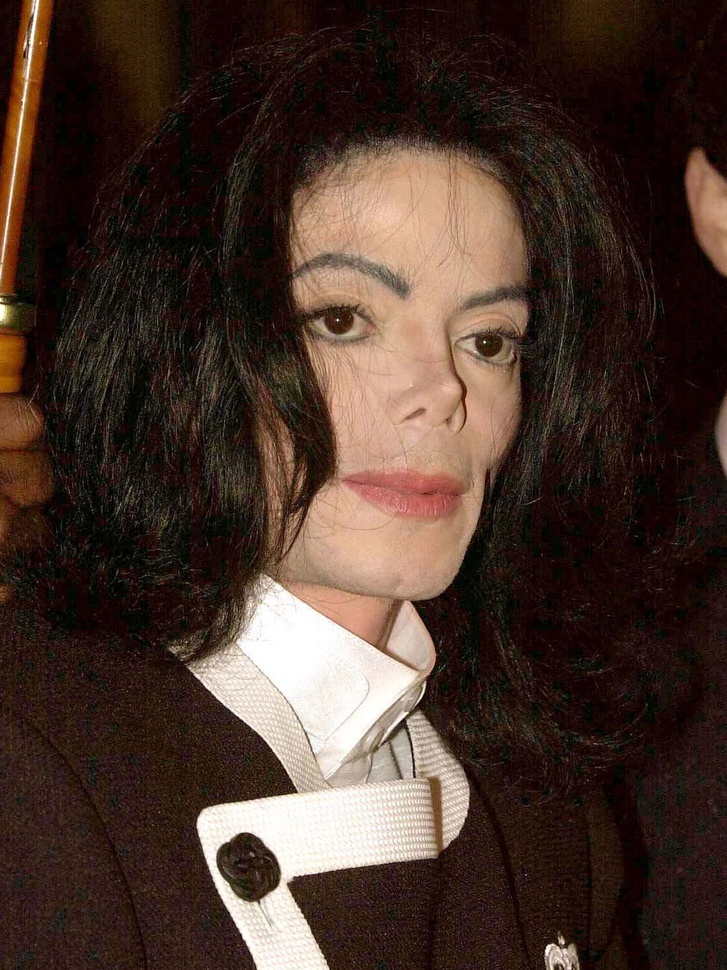
#> input picture images/michel.jpg, 727 x 970 px, shrunk from 1200 x 1600 before the run, found by its file name
$ python michel.py
#> lines starting #> are read from the running program, lines starting #| are printed output that depends on the picture
from PIL import Image
from math import sqrt

img_base = Image.open("images/michel.jpg")
#> img_base is the input picture: PIL image 727x970 RGB; mean R, G, B 71.7, 52.6, 43.7
pixels_base = img_base.load()
width = img_base.size[0]
#> width = 727
height = img_base.size[1]
#> height = 970

img_new = Image.new(img_base.mode, img_base.size)
#> img_new: PIL image 727x970 RGB; every value is 0
pixels_new = img_new.load()


for x in range(width):
    for y in range(height):
        if (
            pixels_base[x, y][0] > 100
            and pixels_base[x, y][1] > 100
            and pixels_base[x, y][1] > 100
        ):
            pixels_new[x, y] = (
                int(pixels_base[x, y][0] - 100),
                int(pixels_base[x, y][1] - 100),
                int(pixels_base[x, y][2] - 100),
            )
        else:
            pixels_new[x, y] = (
                int(pixels_base[x, y][0]),
                int(pixels_base[x, y][1]),
                int(pixels_base[x, y][2]),
            )

img_new.save("images/michel-b.png")
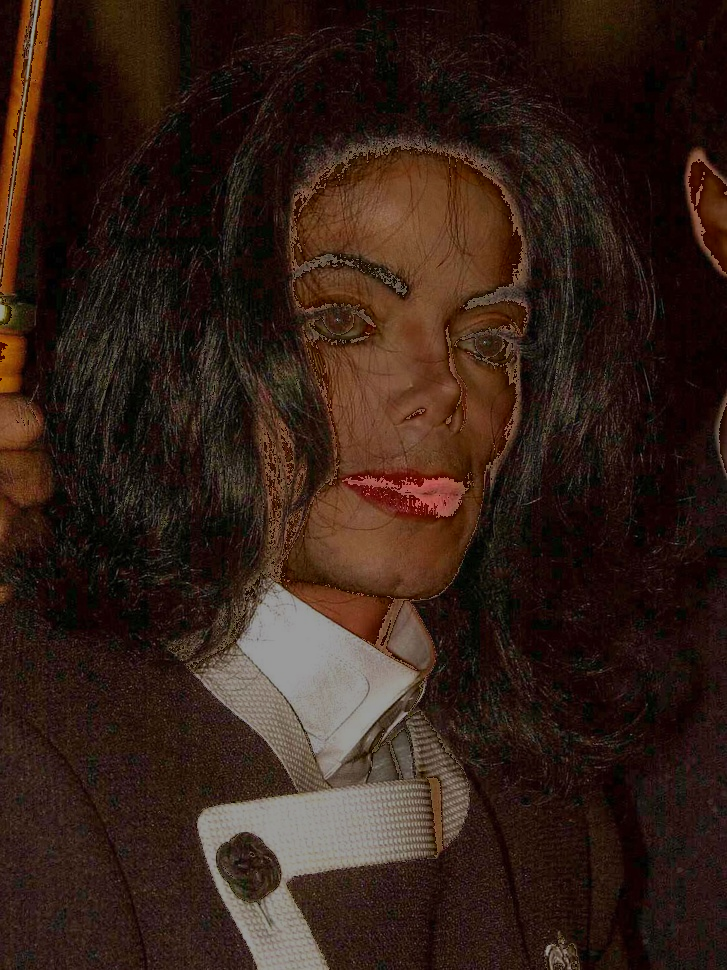
#> saved as michel-b.png: PIL image 727x970 RGB; mean R, G, B 51.3, 32.2, 23.6

$ run again, with images/julia07.jpg copied over images/michel.jpg
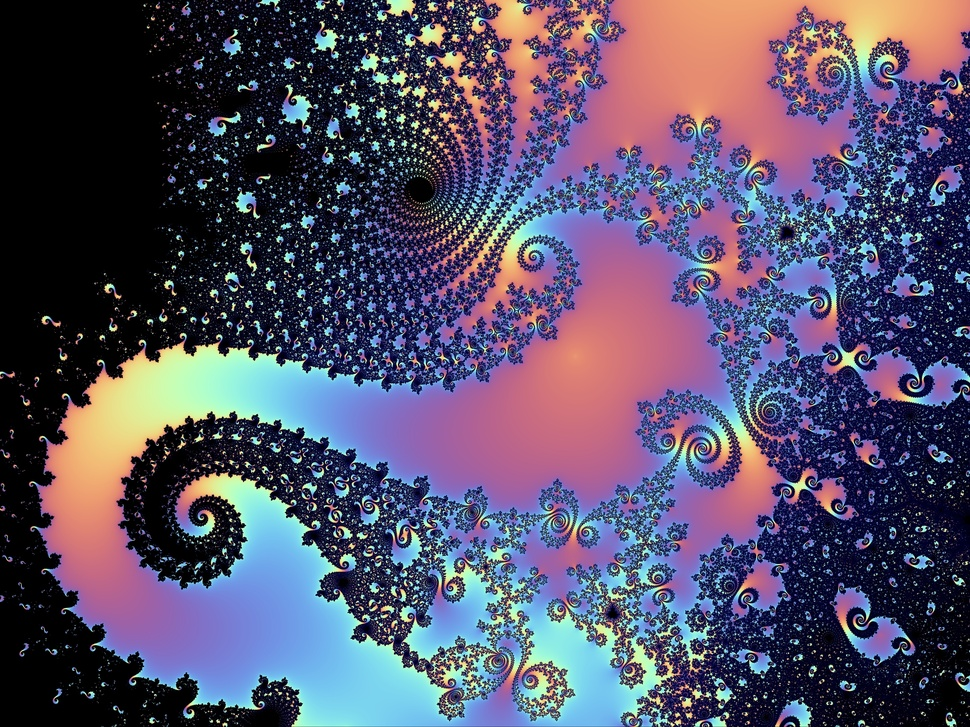
#> input picture images/julia07.jpg, 970 x 727 px, shrunk from 2400 x 1800 before the run, found by its file name
#> img_base is the input picture: PIL image 970x727 RGB; mean R, G, B 87.1, 80.6, 104.8
#> img_new: PIL image 970x727 RGB; every value is 0
#> `img_new.save("images/michel-b.png")`:
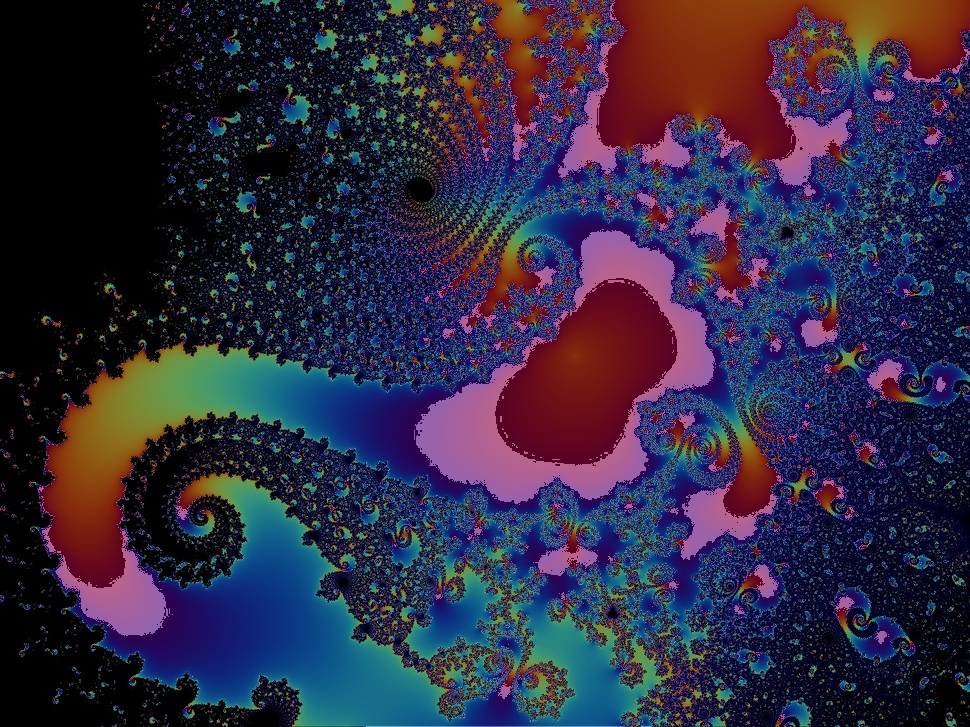
#> saved as michel-b.png: PIL image 970x727 RGB; mean R, G, B 48.6, 42.1, 66.4
